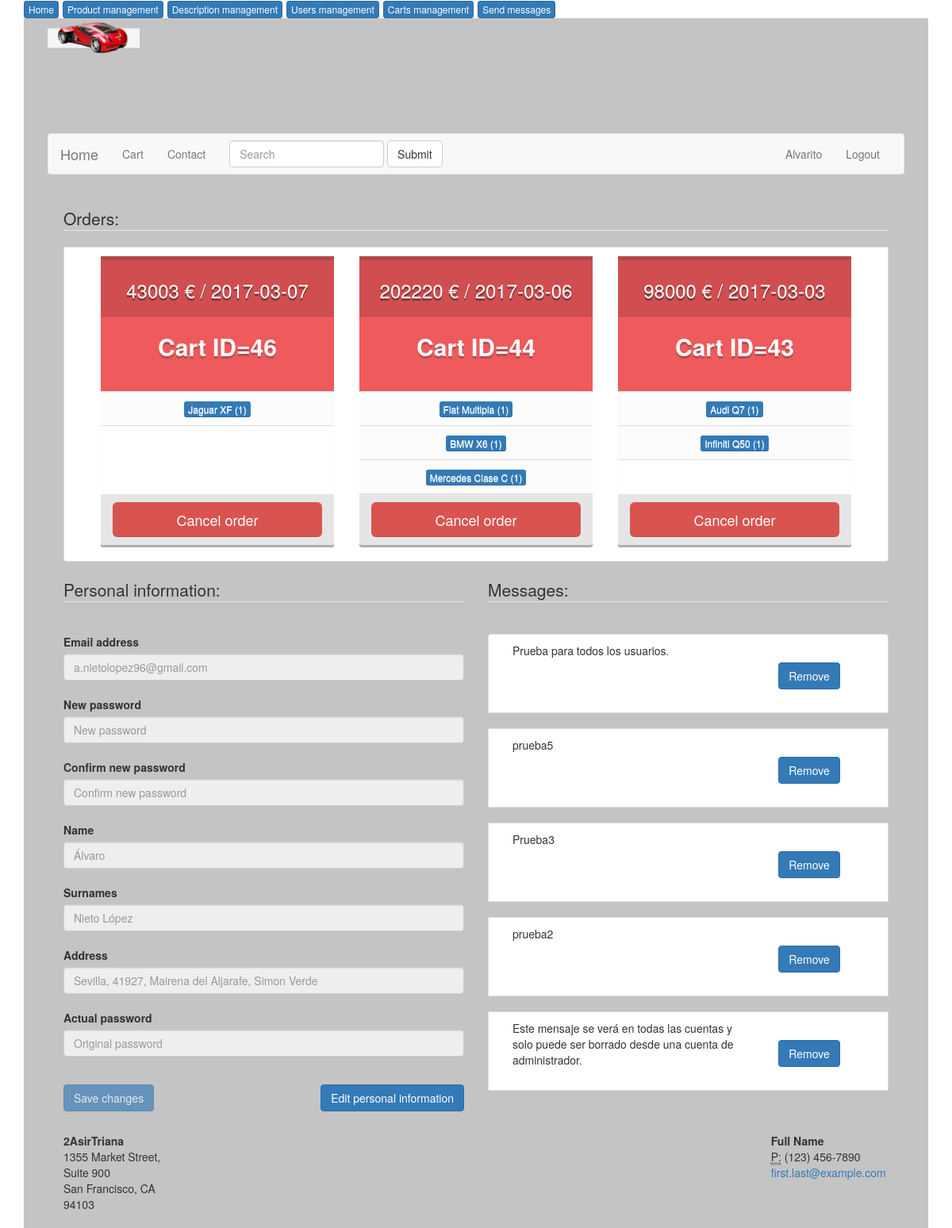
The app's page /profile.php (signed in) with its own data.
### tables this page shows
CREATE TABLE `cart` (
  `oid` int(8) NOT NULL,
  `value` int(7) NOT NULL DEFAULT '0',
  `date` date NOT NULL,
  `users.id` int(8) NOT NULL
);

CREATE TABLE `item` (
  `reference` int(8) NOT NULL,
  `name` varchar(50) NOT NULL,
  `value` int(8) NOT NULL,
  `chassis` varchar(250) NOT NULL,
  `traction` varchar(30) NOT NULL,
  `transmission` varchar(30) NOT NULL,
  `type` varchar(50) NOT NULL,
  `description` varchar(375) NOT NULL,
  `description_long` varchar(3000) NOT NULL,
  `stock` int(8) NOT NULL,
  `pic` varchar(250) NOT NULL
);

CREATE TABLE `quantity` (
  `item.reference` int(8) NOT NULL,
  `cart.oid` int(8) NOT NULL,
  `quantity` int(8) NOT NULL
);

CREATE TABLE `users` (
  `id` int(7) NOT NULL,
  `nick` varchar(20) NOT NULL,
  `email` varchar(255) NOT NULL,
  `password` varchar(50) NOT NULL,
  `address` varchar(200) DEFAULT NULL,
  `type` enum('admin','user') NOT NULL DEFAULT 'user',
  `name` varchar(30) DEFAULT NULL,
  `surname` varchar(60) DEFAULT NULL
);

CREATE TABLE `messages` (
  `mid` int(8) NOT NULL,
  `users.id` int(8) NOT NULL,
  `message` varchar(250) NOT NULL
);

### profile.php (the view, shortened to what this page needs)
<!DOCTYPE html>
<html lang="">
  <head>
    <link href="css/bootstrap.css" rel="stylesheet">
    <link href="js/bootstrap.js" rel="stylesheet">
    <link rel="stylesheet" type="text/css" href="css/index.css">
    <link rel="stylesheet" type="text/css" href="css/cart.css">
    <link rel="stylesheet" type="text/css" href="css/profile.css">
    </head>
    <body>
      <?php
      if ($_SESSION['user'] == "unloged") {
        header("Location: index.php");
      } else {
      include_once("php/connection.php");
      $sql="select * from users where
      nick='".$_SESSION["user"]."';";
      if ($result = $connection->query($sql)) {
        if ($result->num_rows==0) {
          echo "Error";
          $_SESSION="unloged";
          header("Location: index.php");
        } else {
            $objuser = $result->fetch_object();
          }
        } else {
          echo "Wrong Query";
          var_dump($sql);
      }
      }
      ?>
     <div class="container">
       <?php
       if ($_SESSION["type"] == "admin") {
         include_once("controlpanel.php");
       }
        ?>
        <div class="col-md-12" id="container">
          <div class="col-md-12" id="header">
            <img class="pull-left" src="images/logo.png" style="height:50px; width:auto;"/>
            <nav class="navbar navbar-default" id="navbar">
              <div class="container-fluid">
                <div class="navbar-header">
                  <a class="navbar-brand active" href="index.php">Home</a>
                </div>
                <div class="collapse navbar-collapse" id="bs-example-navbar-collapse-1">
                  <ul class="nav navbar-nav">
                    <li><a href="cart.php">Cart <?php if(isset($_SESSION['cartadd']) && !empty($_SESSION['cartadd'])) {echo "<i class='glyphicon glyphicon-exclamation-sign'></i>";}?></a></li>
                    <li><a href="contact.php">Contact</a></li>
                  </ul>
                  <form class="navbar-form navbar-left">
                    <div class="form-group">
                      <input type="text" class="form-control" placeholder="Search">
                    </div>
                    <button type="submit" class="btn btn-default">Submit</button>
                  </form>
                  <ul class="nav navbar-nav navbar-right">
                    <?php
                    if($_SESSION["user"] == "unloged" or "" ) {
                       echo "
                       <li><a href='register.php'>Register</a></li>
                       <li class='dropdown'>
                        <a href='#' class='dropdown-toggle' data-toggle='dropdown' role='button'
                        aria-haspopup='true' aria-expanded='false'>Log in<span class='caret'></span></a>
                        <ul class='dropdown-menu'>
                          <form class='navbar-form navbar-left' id='loger' method='POST' action='php/login.php'>
                            <div class='form-group'>
                              <input type='text' class='form-control' name='user' placeholder='user' required><br><br>
                              <input type='password' class='form-control' name='password' placeholder='password' required><br><br>
                            </div>
                            <input type='checkbox' id='remember' name='remember' value='rememberme'>
                              <label for='remember'>Remember me</label>
                            <button type='submit' class='btn btn-default' value='login'>Log In</button>
                          </form>
                        </ul>
                      </li>";
                    } else { echo "
                      <li><a href='profile.php'>".$_SESSION['user']."</a></li>
                      <li><a id='logerout' onclick='return alertlogout()' href='#' value='logout'>Logout</a></li>
                      ";
                  }
                    ?>
                  </ul>
                </div>
              </div>
            </nav>
          </div>
          <div class="col-md-12" id="content">
            <div class="col-md-12" id="orders">
             <legend>Orders:</legend>
              <div class="list-group-item" style="min-height:100px; margin-top:20px;margin-bottom:20px; overflow:auto; ">
                   <div class="col-md-12" style="height: 375px; overflow-y: scroll;">
                     <?php
                     $sql = "SELECT * FROM users WHERE `nick` = '".$_SESSION['user']."'";
                     $result = $connection->query($sql);
                     $obj = $result->fetch_object();
                     $userid = $obj->id;
                     $sql = "SELECT * FROM cart WHERE `users.id` = '$userid' ORDER BY `oid` DESC";
                     $result = $connection->query($sql);
                     while ($obj = $result->fetch_object()) {
                       echo "<div class='col-md-4'>
                         <div class='panel price panel-red'>
                            <div class='panel-heading  text-center'>
                            <h3> $obj->value € / $obj->date </h3>
                            </div>
                            <div class='panel-body text-center'>
                              <p class='lead' style='font-size:30px'><strong>Cart ID=$obj->oid</strong></p>
                            </div>
                            <ul class='list-group list-group-flush text-center' style='height: 130px; overflow: auto'>";
                            $sql1 = "SELECT * FROM quantity WHERE `cart.oid` = '$obj->oid'";
                            $result1 = $connection->query($sql1);
                            while ($obj1 = $result1->fetch_object()) {
                              $ref = $obj1->{"item.reference"};
                              $sql2 = "SELECT * FROM item WHERE `reference` = '$ref'";
                              $result2 = $connection->query($sql2);
                                 while ($obj2 = $result2->fetch_object()) {
                                   echo "<li class='list-group-item'><i class='icon-ok text-danger'></i><a href='item.php?id=$ref' class='btn btn-primary btn-xs'>$obj2->name ($obj1->quantity)</a></li>";
                                 }
                            }
                           echo "</ul>
                            <div class='panel-footer'>
                              <a class='btn btn-lg btn-block btn-danger' href='php/delete.php?usercartdel=$obj->oid'>Cancel order</a>
                            </div>
                          </div>
                        </div>";
                     }
                      ?>
                   </div>
            </div>
          </div>
            <div class="col-md-6" id="personalinfo">
              <form id="registerform" method="POST" onSubmit="return validationPass()" action="php/dataupdate.php">
                <fieldset>
                  <legend>Personal information:</legend>
                    <div class="form-group" id="alterdata">
                      <br />
                      <label for="email">Email address</label>
                      <input type="email" name="email" class="form-control" id="email" aria-describedby="emailHelp" placeholder="<?php echo "$objuser->email";?>" disabled>
                      <br />
                      <label for="password">New password</label>
                      <input type="password" name="password" class="form-control" id="password" placeholder="New password" disabled>
                      <br />
                      <label for="password2">Confirm new password</label>
                      <input type="password" name="password2" class="form-control" id="password2" placeholder="Confirm new password" disabled>
                      <br />
                      <label for="name1">Name</label>
                      <input type="text" name="name" class="form-control" id="name1" placeholder="<?php echo "$objuser->name";?>" disabled>
                      <br />
                      <label for="surname">Surnames</label>
                      <input type="text" name="surname" class="form-control" id="surname" placeholder="<?php echo "$objuser->surname";?>" disabled>
                      <br />
                      <label for="address">Address</label>
                      <input type="text" name="address" class="form-control" id="address" placeholder="<?php echo "$objuser->address";?>" disabled>
                      <br />
                      <label for="passwordold">Actual password</label>
                      <input required type="password" name="passwordold" class="form-control" id="passwordold" placeholder="Original password" disabled>
                    </div><br/>
                      <button type="submit" value="register" class="btn btn-primary" id="submiter" disabled>Save changes</button>
                      <button type="button" id="toggler" class="btn btn-primary">Edit personal information</button>
                 </fieldset>
              </form>
            </div>
            <div class="col-md-6" id="messages">
                  <legend>Messages:</legend>
                    <div class="form-group" id="messages2">
                      <?php
                      $result = $connection->query("SELECT * FROM users where `nick` = '".$_SESSION['user']."'");
                      $obj = $result->fetch_object();
                      $id = $obj->id;
                      $result = $connection->query("SELECT * FROM messages where `users.id` = '$id' or `users.id` = '14' ORDER BY `mid` DESC");
                      while ($obj = $result->fetch_object()) {
                        echo '<div class="list-group-item" style="min-height:100px; margin-top:20px;">
                                  <div class="col-md-8"  id="messagediv" style="overflow-y:scroll; height: 100%;">
                                      <p style="word-wrap: break-word; white-space: pre-line;">'.$obj->message.'</p>
                                  </div>';
                                  if ($obj->{"users.id"}!=='14' or $_SESSION['type']=='admin') {
                                  echo '<div class="col-md-4">
                                    <a style="margin-top:25px; margin-left: 20px;" href="php/delete.php?message='.$obj->mid.'"class="btn btn-primary ">
                                    Remove
                                    </a>
                                    </div>';
                                }
                        echo "</div>";
                      }
                       ?>
                     </div>
            </div>
          <div class="col-md-2" id="footerL">
            <address>
              <strong>2AsirTriana</strong><br>
              1355 Market Street, Suite 900<br>
              San Francisco, CA 94103<br>
            </address>
          </div>
          <div class="col-md-8" id="footer">
          </div>
          <div class="col-md-2" id="footerR">
            <address>
              <strong>Full Name</strong><br>
                <abbr title="Phone">P:</abbr> (123) 456-7890
              <a href="mailto:#">first.last@example.com</a>
            </address>
          </div>
          </div>
        </div>
      </div>
    </body>
</html>

### css/index.css (style rules this page uses)
div#container { height: auto; background-color: #c4c4c4; }
div#header { min-height: 200px; }
div#content { height: auto; padding: 20px; }
@media only screen and (min-width:992px) { div#content { overflow:auto; } }
@media only screen and (min-width:992px) { nav#navbar { margin-top:145px; } }
div#footerL,div#footer,div#footerR { height: 100px; }
#toggler { float:right; }
img { width: 60%; margin-left: auto; margin-right: auto; display: block; border: 0px solid; border-radius: 8px; }
#messages2 { overflow-y: scroll; height: 600px; }

### css/cart.css (style rules this page uses)
div.list-group-item { height:auto; min-height:250px; }
img { width: auto !important; }
#messagediv { height: 80px !important; }
#messages { min-height: 700px; }

### css/profile.css (style rules this page uses)
.panel.price, .panel.price>.panel-heading { border-radius:0px; -moz-transition: all .3s ease; -o-transition: all .3s ease; -webkit-transition: all .3s ease; }
.panel.price>.panel-heading { box-shadow: 0px 5px 0px rgba(50,50,50, .2) inset; text-shadow:0px 3px 0px rgba(50,50,50, .6); }
.price .list-group-item { border-bottom-:1px solid rgba(250,250,250, .5); }
.panel.price .list-group-item:last-child { border-bottom-right-radius: 0px; border-bottom-left-radius: 0px; }
.panel.price .list-group-item:first-child { border-top-right-radius: 0px; border-top-left-radius: 0px; }
.price .panel-footer { color: #fff; border-bottom:0px; background-color: rgba(0,0,0, .1); box-shadow: 0px 3px 0px rgba(0,0,0, .3); }
.panel.price .btn { box-shadow: 0 -1px 0px rgba(50,50,50, .2) inset; border:0px; }
.price.panel-red>.panel-heading { color: #fff; background-color: #D04E50; border-color: #FF6062; border-bottom: 1px solid #FF6062; }
.price.panel-red>.panel-body { color: #fff; background-color: #EF5A5C; }
.price.panel-red>.panel-body .lead { text-shadow: 0px 3px 0px rgba(50,50,50, .3); }
.price.panel-red .list-group-item { color: #333; background-color: rgba(50,50,50, .01); font-weight:600; text-shadow: 0px 1px 0px rgba(250,250,250, .75); }

### records on screen
cart: value "43003", date "2017-03-07", oid "46"
quantity: quantity "1"
item: name "Jaguar XF"
cart: value "202220", date "2017-03-06", oid "44"
quantity: quantity "1"
item: name "Fiat Multipla"
quantity: quantity "1"
item: name "BMW X6"
quantity: quantity "1"
item: name "Mercedes Clase C"
cart: value "98000", date "2017-03-03", oid "43"
quantity: quantity "1"
item: name "Audi Q7"
quantity: quantity "1"
item: name "Infiniti Q50"
users: email "a.nietolopez96@gmail.com", name "Álvaro", surname "Nieto López", address "Sevilla, 41927, Mairena del Aljarafe, Simon Verde"
messages: message "Prueba para todos los usuarios."
messages: message "prueba5"
messages: message "Prueba3"
messages: message "prueba2"
messages: message "Este mensaje se verá en todas las cuentas y solo puede ser borrado desde una cuenta de administrador."

### other values on screen
$_SESSION['user'] "Alvarito"
